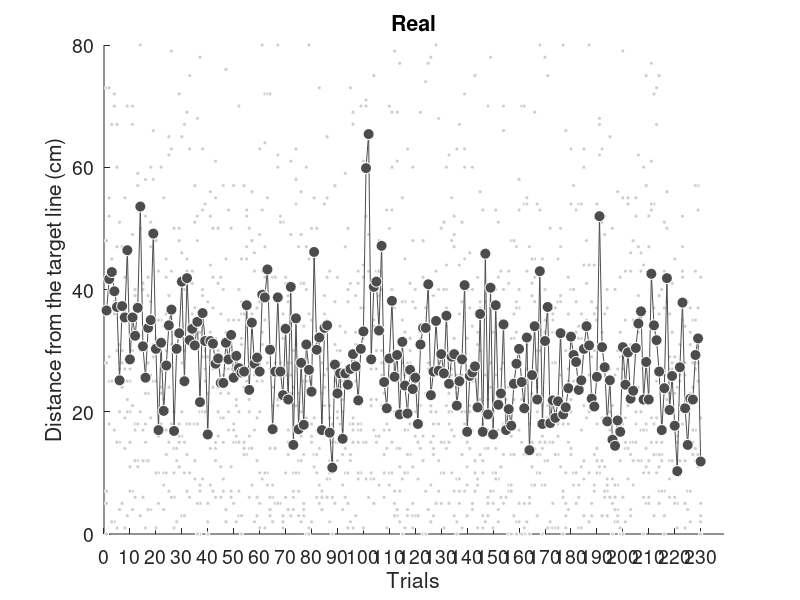

Reproduce this figure in MATLAB. (Note: this script raises an error after producing the figure.)
load('scores.mat')

scores_each_trials = zeros(1, all_trials);
figure('Position', [100, 100, 1200, 500]);

x = 1:all_trials;

for i = 1:REAL_number
    trials = abs(REAL_all(:,:,i) - 200);
    trials = trials(:)';
    trials(111:120) = [];
    scores_each_trials = scores_each_trials + trials;
    hold on
    plot(x, trials, 'o', ...
        'MarkerSize', 3, ...
        'MarkerFaceColor', light_gray, ...
        'MarkerEdgeColor', white, ...
        'Color', light_gray)
end

y = scores_each_trials / REAL_number;

plot(x, y, '-o', ...
    'LineWidth', 0.5, ...
    'MarkerSize', 8, ...
    'MarkerFaceColor', dark_gray, ...
    'MarkerEdgeColor', white, ...
    'Color', dark_gray)

h = gca;
set(h, 'FontSize', 14)

title('Real')
ylim([0, 80])
xlabel('Trials')
xlim([0, all_trials + 9])
xticks(0:10:all_trials + 9)
ylabel('Distance from the target line (cm)')

xline_values = [20, 40, 60, 80, 100, 110, 130, 150, 170, 190, 210, 230];
xline_str = {'0h test', 'P1', 'P2', 'P3', 'P4', 'Reac.', 'P5', 'P6', 'P7', 'P8', '6h test', '24h test'};

for i = 1:all_sets
    val = xline_values(i);
    str = xline_str(i);
    xline(val, '--', str)
end


saveas(gcf, './data/figures/all_trials/REAL_all_trials', 'epsc')
